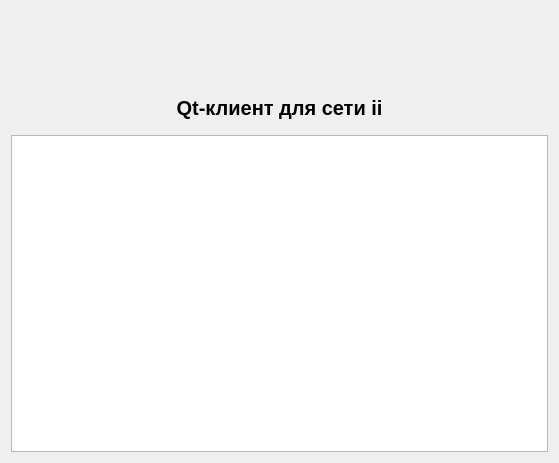
<?xml version="1.0" encoding="UTF-8"?>
<ui version="4.0">
 <class>Form</class>
 <widget class="QWidget" name="Form">
  <property name="geometry">
   <rect>
    <x>0</x>
    <y>0</y>
    <width>559</width>
    <height>463</height>
   </rect>
  </property>
  <property name="windowTitle">
   <string>О клиенте</string>
  </property>
  <layout class="QVBoxLayout" name="verticalLayout">
   <item>
    <widget class="QFrame" name="frame">
     <property name="frameShape">
      <enum>QFrame::NoFrame</enum>
     </property>
     <property name="frameShadow">
      <enum>QFrame::Raised</enum>
     </property>
     <layout class="QVBoxLayout" name="verticalLayout_2">
      <property name="leftMargin">
       <number>0</number>
      </property>
      <property name="topMargin">
       <number>0</number>
      </property>
      <property name="rightMargin">
       <number>0</number>
      </property>
      <property name="bottomMargin">
       <number>0</number>
      </property>
      <item>
       <widget class="QFrame" name="frame_2">
        <property name="frameShape">
         <enum>QFrame::NoFrame</enum>
        </property>
        <property name="frameShadow">
         <enum>QFrame::Raised</enum>
        </property>
        <layout class="QVBoxLayout" name="verticalLayout_4">
         <item>
          <widget class="QLabel" name="label_2">
           <property name="minimumSize">
            <size>
             <width>0</width>
             <height>70</height>
            </size>
           </property>
           <property name="alignment">
            <set>Qt::AlignCenter</set>
           </property>
          </widget>
         </item>
         <item>
          <widget class="QLabel" name="label">
           <property name="font">
            <font>
             <pointsize>15</pointsize>
             <weight>75</weight>
             <bold>true</bold>
            </font>
           </property>
           <property name="text">
            <string>Qt-клиент для cети ii</string>
           </property>
           <property name="alignment">
            <set>Qt::AlignCenter</set>
           </property>
           <property name="wordWrap">
            <bool>true</bool>
           </property>
          </widget>
         </item>
        </layout>
       </widget>
      </item>
      <item>
       <widget class="QFrame" name="frame_3">
        <property name="frameShape">
         <enum>QFrame::StyledPanel</enum>
        </property>
        <property name="frameShadow">
         <enum>QFrame::Raised</enum>
        </property>
        <layout class="QVBoxLayout" name="verticalLayout_3">
         <property name="leftMargin">
          <number>0</number>
         </property>
         <property name="topMargin">
          <number>0</number>
         </property>
         <property name="rightMargin">
          <number>0</number>
         </property>
         <property name="bottomMargin">
          <number>0</number>
         </property>
         <item>
          <widget class="QTextBrowser" name="textBrowser">
           <property name="frameShape">
            <enum>QFrame::NoFrame</enum>
           </property>
           <property name="openLinks">
            <bool>false</bool>
           </property>
          </widget>
         </item>
        </layout>
       </widget>
      </item>
     </layout>
    </widget>
   </item>
  </layout>
 </widget>
 <resources/>
 <connections/>
</ui>
